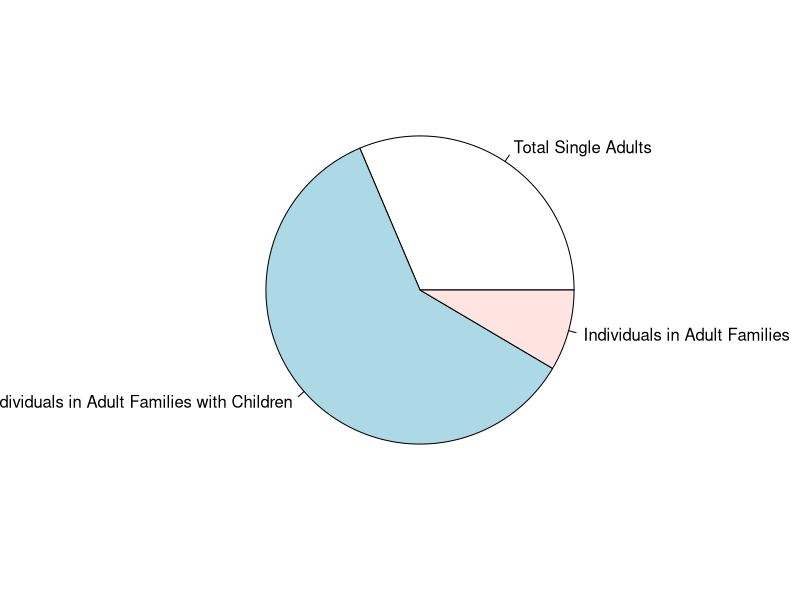

The R source for this figure:
library(dplyr)
# sets directory to data folder
setwd("~/info201/project-group-3-section-ag/data")

# adds the shelter data to variable to be used
shelter_data <- read.csv("DHS_Daily_Report.csv")

# filters the shelter data to dates in 2020
shelter_data$Date.of.Census <-
  strptime(as.character(shelter_data$Date.of.Census), "%m/%d/%Y")
shelter_data2020 <- shelter_data %>%
  filter(Date.of.Census <= "2020-12-31") %>%
  filter(Date.of.Census >= "2020-01-01")

# filters the situations of individuals in the 2020 shelters
shelter2020 <- shelter_data2020 %>%
  select(Total.Single.Adults.in.Shelter,
         Total.Individuals.in.Families.with.Children.in.Shelter,
         Individuals.in.Adult.Families.in.Shelter) %>%
  summarise_all(sum)

# converts dataframe to vector
shelter2020_vector <- as.numeric(as.vector(shelter2020[1,]))

# sets up the pie chart
pie(shelter2020_vector, labels = c("Total Single Adults",
                                   "Total Individuals in Adult Families with Children",
                                   "Individuals in Adult Families"))
